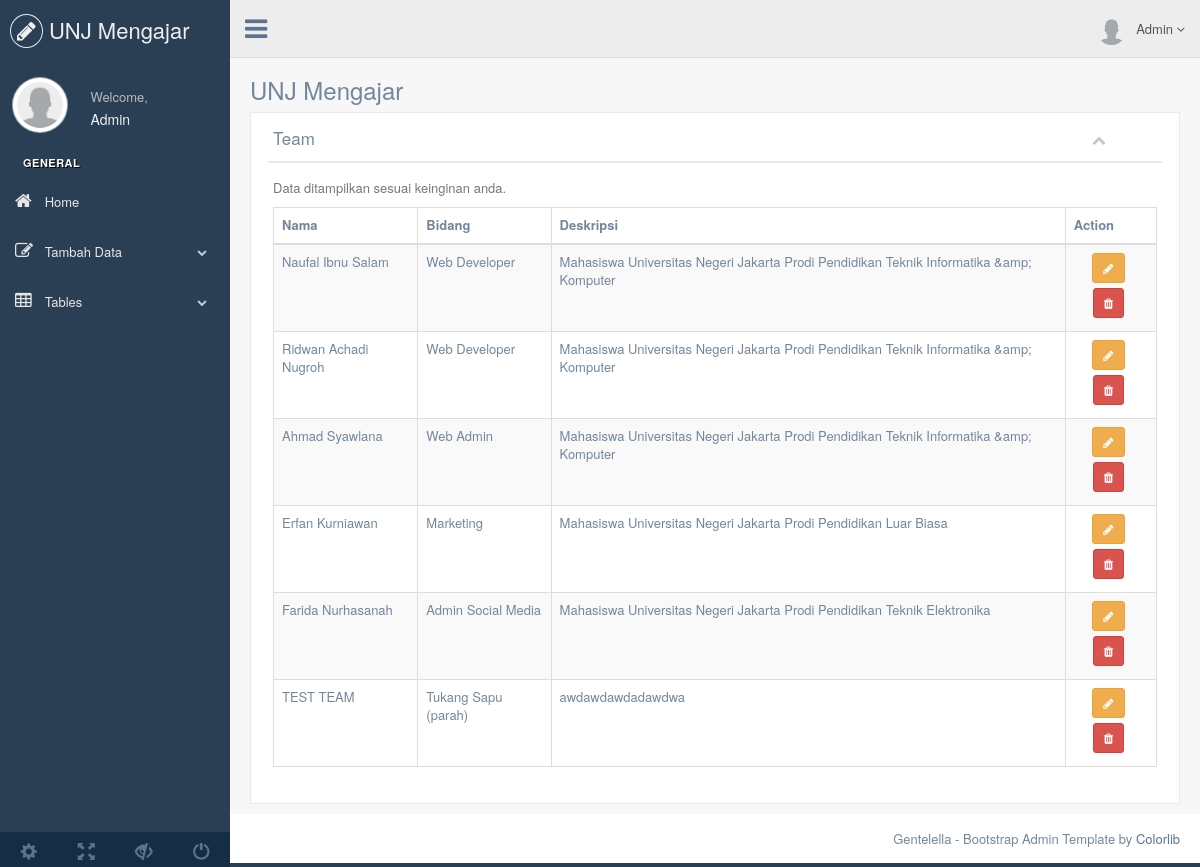
Screenshot of /index.php/admin/team with the database file from the repository.
### tables this page shows
CREATE TABLE IF NOT EXISTS `ui_team` (
  `id` int(11) NOT NULL AUTO_INCREMENT,
  `nama` varchar(20) NOT NULL,
  `des` text NOT NULL,
  `img` varchar(200) NOT NULL,
  `job` varchar(20) NOT NULL,
  PRIMARY KEY (`id`)
);

### application/core/Ext_Controller.php (called while the page is built, shortened)
<?php
class Ext_Controller extends CI_Controller{
    protected $headerUI, $footerUI;
    protected $uidata = array();
    public function SetUIData($key,$value){
        $this->uidata[$key] = $value;
    }
    public function SetHeaderAndFooter($header,$footer){
        $this->headerUI = $header;
        $this->footerUI = $footer;
    }
    public function LoadUI($ui){
        $this->load->view($this->headerUI);
        $this->load->view($ui,$this->uidata);
        $this->load->view($this->footerUI);
    }
}

### application/controllers/Admin.php (called while the page is built, shortened)
<?php
class Admin extends Ext_Controller {
    function team($action = null, $id = null, $save = null){
        if($action == null){
            return $this->team_home();
        }
    }
    private function team_home(){
        $q = $this->db->get("ui_team");
        $this->LoadUI("admin/pages/team");
    }
}

### index.php (called while the page is built, shortened)
<?php
require_once BASEPATH.'core/CodeIgniter.php';

### application/helpers/common_helper.php (called while the page is built, shortened)
<?php
function encrypt($str,$asurl = false){
    $s = base64_encode($str);
    return ($asurl == true)? urlencode($s) : $s;
}
function limit_words($string, $word_limit){
    $words = explode(" ",$string);
    return implode(" ",array_splice($words,0,$word_limit));
}

### application/views/admin/pages/team.php (the view)
<div class="right_col" role="main">
  <div class="">
    <div class="page-title">
      <div class="title_left">
        <h3>UNJ Mengajar</h3>
      </div>
    </div>
    <div class="clearfix"></div>
    <div class="row">
      <div class="col-md-12 col-sm-12 col-xs-12">
        <div class="x_panel">
          <div class="x_title">
          <h2>Team</h2>
          <ul class="nav navbar-right panel_toolbox">
            <li><a class="collapse-link"><i class="fa fa-chevron-up"></i></a></li>
          </ul>
          <div class="clearfix"></div>
        </div>
        <div class="x_content">
            <p class="text-muted font-13 m-b-30">
              Data ditampilkan sesuai keinginan anda.
            </p>
            <table id="datatable-responsive" class="table table-striped table-bordered dt-responsive nowrap" cellspacing="0" width="100%">
              <thead>
                <tr>
                  <th>Nama</th>
                  <th>Bidang</th>
                  <th>Deskripsi</th>
                  <th>Action</th>
                </tr>
              </thead>
              <tbody>
                <?php foreach ($team as $data): ?>
                  <?php $enc_id = encrypt($data->id, true) ?>
                  <tr>
                    <td><?php echo $data->nama ?></td>
                    <td><?php echo $data->job ?></td>
                    <td><?php echo limit_words($data->des, 10) ?></td>
                    <td><center>
                          <a href="<?php echo site_url("admin/team/edit/".$enc_id) ?>" data-toggle="tooltip" title="Edit" class="btn btn-sm btn-warning"> <i class="fa fa-pencil"></i> </a>
                          <a href="<?php echo site_url("admin/team/delete/".$enc_id) ?>" data-toggle="tooltip" title="Hapus" class="btn btn-sm btn-danger" onclick="return confirm(\'Yakin?\')"> <i class="fa fa-trash"></i> </a>
                        </center></td>
                  </tr>
                <?php endforeach ?>
              </tbody>
            </table>
          </div>
        </div>
      </div>
    </div>
  </div>
</div>

### application/views/admin/header.php (shortened to what this page needs)
<!DOCTYPE html>
<html lang="en">
  <head>
    <link href="<?php echo base_url("assets/ui/vendors/bootstrap/dist/css/bootstrap.min.css") ?>" rel="stylesheet">
    <link href="<?php echo base_url("assets/ui/vendors/font-awesome/css/font-awesome.min.css") ?>" rel="stylesheet">
    <link href="<?php echo base_url("assets/ui/vendors/nprogress/nprogress.css") ?>" rel="stylesheet">
    <link href="<?php echo base_url("assets/ui/vendors/iCheck/skins/flat/green.css") ?>" rel="stylesheet">
    <link href="<?php echo base_url("assets/ui/vendors/google-code-prettify/bin/prettify.min.css") ?>" rel="stylesheet">
    <link href="<?php echo base_url("assets/ui/vendors/select2/dist/css/select2.min.css") ?>" rel="stylesheet">
    <link href="<?php echo base_url("assets/ui/vendors/switchery/dist/switchery.min.css") ?>" rel="stylesheet">
    <link href="<?php echo base_url("assets/ui/vendors/starrr/dist/starrr.css") ?>" rel="stylesheet">
    <link href="<?php echo base_url("assets/ui/vendors/bootstrap-daterangepicker/daterangepicker.css") ?>" rel="stylesheet">
    <link href="<?php echo base_url("assets/ui/vendors/datatables.net-bs/css/dataTables.bootstrap.min.css") ?>" rel="stylesheet">
    <link href="<?php echo base_url("assets/ui/vendors/datatables.net-buttons-bs/css/buttons.bootstrap.min.css") ?>" rel="stylesheet">
    <link href="<?php echo base_url("assets/ui/vendors/datatables.net-fixedheader-bs/css/fixedHeader.bootstrap.min.css") ?>" rel="stylesheet">
    <link href="<?php echo base_url("assets/ui/vendors/datatables.net-responsive-bs/css/responsive.bootstrap.min.css") ?>" rel="stylesheet">
    <link href="<?php echo base_url("assets/ui/vendors/datatables.net-scroller-bs/css/scroller.bootstrap.min.css") ?>" rel="stylesheet">
    <link href="<?php echo base_url("assets/ui/build/css/custom.min.css") ?>" rel="stylesheet">
  </head>
  <body class="nav-md">
    <div class="container body">
      <div class="main_container">
        <div class="col-md-3 left_col">
          <div class="left_col scroll-view">
            <div class="navbar nav_title" style="border: 0;">
              <a href="index.html" class="site_title"><i class="fa fa-pencil"></i> <span>UNJ Mengajar</span></a>
            </div>
            <div class="profile clearfix">
              <div class="profile_pic">
                <img src="<?php echo base_url("assets/images/user.png") ?>" alt="..." class="img-circle profile_img">
              </div>
              <div class="profile_info">
                <span>Welcome,</span>
                <h2>Admin</h2>
              </div>
            </div>
            <br />
            <div id="sidebar-menu" class="main_menu_side hidden-print main_menu">
              <div class="menu_section">
                <h3>General</h3>
                <ul class="nav side-menu">
                  <li><a href="index.php"><i class="fa fa-home"></i> Home </a></li>
                  <li><a><i class="fa fa-edit"></i> Tambah Data <span class="fa fa-chevron-down"></span></a>
                  </li>
                  <li><a><i class="fa fa-table"></i> Tables <span class="fa fa-chevron-down"></span></a>
                  </li>
                </ul>
              </div>
            </div>
            <div class="sidebar-footer hidden-small">
              <a data-toggle="tooltip" data-placement="top" title="Settings">
                <span class="glyphicon glyphicon-cog" aria-hidden="true"></span>
              </a>
              <a data-toggle="tooltip" data-placement="top" title="FullScreen">
                <span class="glyphicon glyphicon-fullscreen" aria-hidden="true"></span>
              </a>
              <a data-toggle="tooltip" data-placement="top" title="Lock">
                <span class="glyphicon glyphicon-eye-close" aria-hidden="true"></span>
              </a>
              <a data-toggle="tooltip" data-placement="top" title="Logout">
                <span class="glyphicon glyphicon-off" aria-hidden="true"></span>
              </a>
            </div>
          </div>
        </div>
        <div class="top_nav">
          <div class="nav_menu">
            <nav>
              <div class="nav toggle">
                <a id="menu_toggle"><i class="fa fa-bars"></i></a>
              </div>
              <ul class="nav navbar-nav navbar-right">
                <li class="">
                  <a href="javascript:;" class="user-profile dropdown-toggle" data-toggle="dropdown" aria-expanded="false">
                    <img src="<?php echo base_url("assets/images/user.png") ?>" alt="">Admin
                    <span class=" fa fa-angle-down"></span>
                  </a>
                </li>
              </ul>
            </nav>
          </div>
        </div>

### application/views/admin/footer.php (shortened to what this page needs)
<footer>
          <div class="pull-right">
            Gentelella - Bootstrap Admin Template by <a href="https://colorlib.com">Colorlib</a>
          </div>
          <div class="clearfix"></div>
        </footer>
      </div>
    </div>
</body>
</html>

### rows the page displays
ui_team: nama "Naufal Ibnu Salam", job "Web Developer", des "Mahasiswa Universitas Negeri Jakarta Prodi Pendidikan Teknik Informatika &amp; Komputer"
ui_team: nama "Ridwan Achadi Nugroh", job "Web Developer", des "Mahasiswa Universitas Negeri Jakarta Prodi Pendidikan Teknik Informatika &amp; Komputer"
ui_team: nama "Ahmad Syawlana", job "Web Admin", des "Mahasiswa Universitas Negeri Jakarta Prodi Pendidikan Teknik Informatika &amp; Komputer"
ui_team: nama "Erfan Kurniawan", job "Marketing", des "Mahasiswa Universitas Negeri Jakarta Prodi Pendidikan Luar Biasa"
ui_team: nama "Farida Nurhasanah", job "Admin Social Media", des "Mahasiswa Universitas Negeri Jakarta Prodi Pendidikan Teknik Elektronika"
ui_team: nama "TEST TEAM", job "Tukang Sapu (parah)", des "awdawdawdadawdwa"
